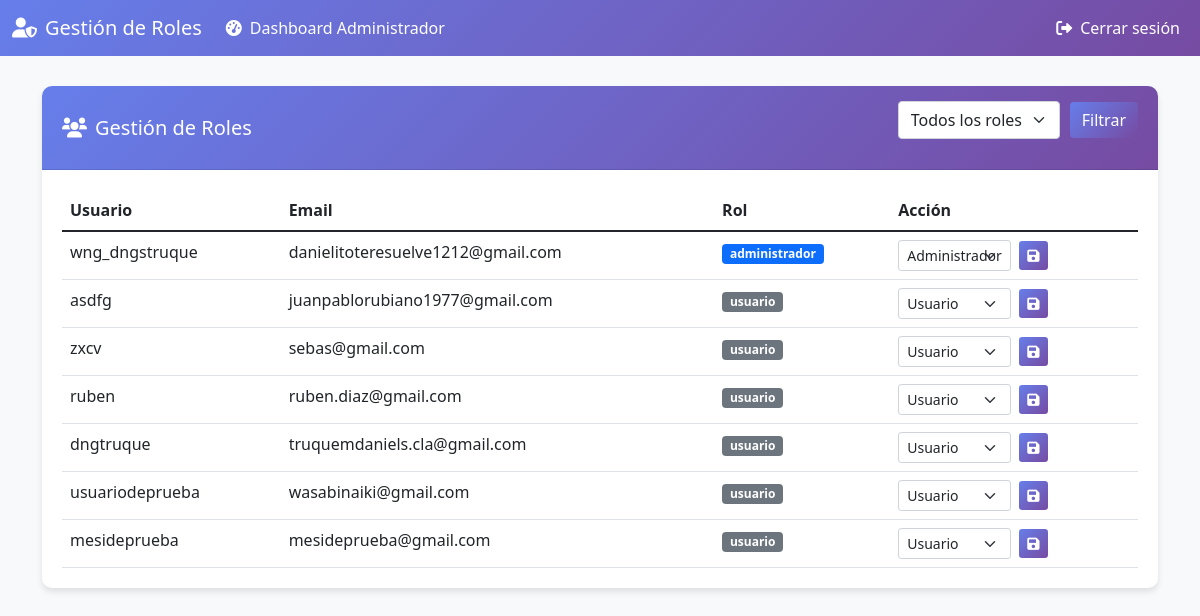
/admin_roles.php (signed in), run on an earlier commit of the app's database.
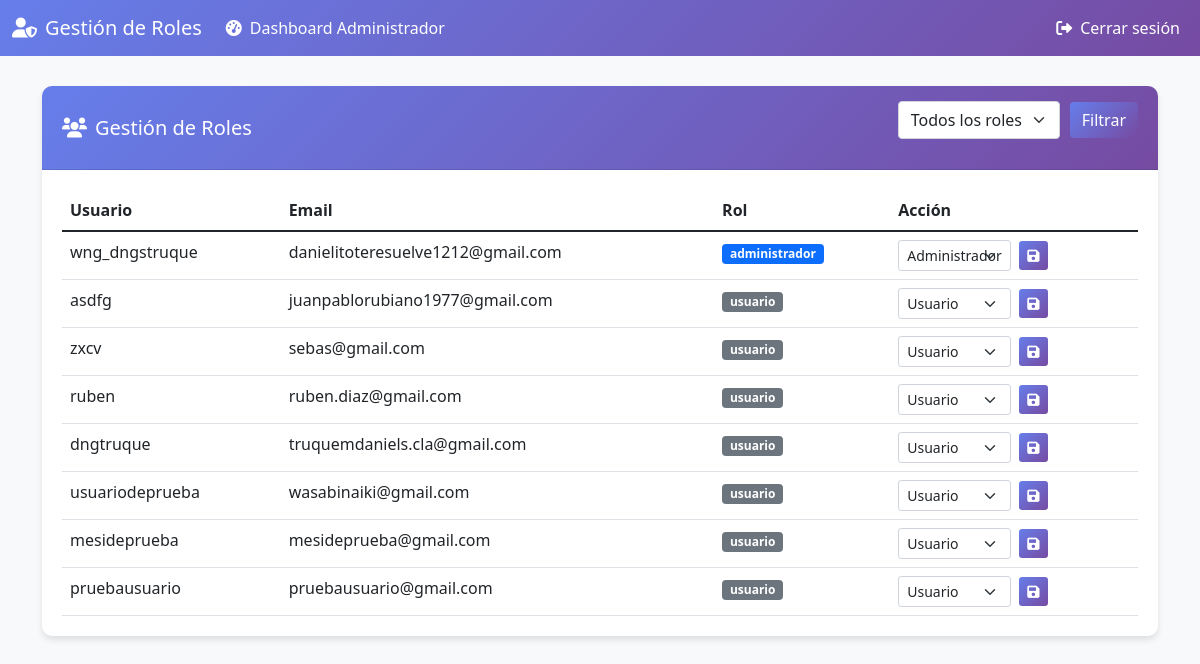
And on a later commit of the database.
### tables this page shows
CREATE TABLE `usuarios` (
  `id_usuario` int(11) NOT NULL AUTO_INCREMENT,
  `username` varchar(50) NOT NULL,
  `password` varchar(255) NOT NULL,
  `email` varchar(100) NOT NULL,
  `created_at` timestamp NOT NULL DEFAULT current_timestamp(),
  `nombre` varchar(100) DEFAULT NULL,
  `apellido` varchar(100) DEFAULT NULL,
  `telefono` varchar(20) DEFAULT NULL,
  `area` varchar(100) DEFAULT NULL,
  `rol` enum('usuario','administrador') DEFAULT 'usuario',
  `tamanio_texto` enum('pequeno','normal','grande') DEFAULT 'normal',
  `tema` enum('claro','oscuro') DEFAULT 'claro',
  `idioma` char(2) DEFAULT 'es',
  PRIMARY KEY (`id_usuario`),
  UNIQUE KEY `username` (`username`),
  UNIQUE KEY `email` (`email`)
);

### admin_roles.php (the view, shortened to what this page needs)
<?php
require_once "includes/config.php";
$sql = "SELECT id_usuario, username, email, rol FROM usuarios";
$result_users = mysqli_query($link, $sql);
?>
<!DOCTYPE html>
<html lang="es">
<head>
    <link href="https://cdn.jsdelivr.net/npm/bootstrap@5.1.3/dist/css/bootstrap.min.css" rel="stylesheet">
    <link rel="stylesheet" href="https://cdnjs.cloudflare.com/ajax/libs/font-awesome/6.0.0-beta3/css/all.min.css">
</head>
<body>
    <nav class="navbar navbar-expand-lg navbar-dark">
        <div class="container-fluid">
            <a class="navbar-brand" href="#"><i class="fas fa-user-shield me-2"></i>Gestión de Roles</a>
            <div class="collapse navbar-collapse" id="navbarNav">
                <ul class="navbar-nav me-auto">
                    <li class="nav-item">
                        <a class="nav-link" href="admin_dashboard.php">
                            <i class="fas fa-tachometer-alt me-2"></i>Dashboard Administrador
                        </a>
                    </li>
                </ul>
                <ul class="navbar-nav">
                    <li class="nav-item">
                        <a class="nav-link" href="logout.php">
                            <i class="fas fa-sign-out-alt me-2"></i>Cerrar sesión
                        </a>
                    </li>
                </ul>
            </div>
        </div>
    </nav>
    <div class="container">
        <div class="card">
            <div class="card-header d-flex justify-content-between align-items-center">
                <h5 class="mb-0"><i class="fas fa-users me-2"></i>Gestión de Roles</h5>
                <form action="" method="GET" class="filter-form">
                    <select name="rol_filtro" class="form-select">
                        <option value="">Todos los roles</option>
                    </select>
                    <button type="submit" class="btn btn-primary">Filtrar</button>
                </form>
            </div>
            <div class="card-body">
                <div class="table-responsive">
                    <table class="table table-hover">
                        <thead>
                            <tr>
                                <th>Usuario</th>
                                <th>Email</th>
                                <th>Rol</th>
                                <th>Acción</th>
                            </tr>
                        </thead>
                        <tbody>
                            <?php while ($row = mysqli_fetch_assoc($result_users)): ?>
                                <tr>
                                    <td><?php echo htmlspecialchars($row['username']); ?></td>
                                    <td><?php echo htmlspecialchars($row['email']); ?></td>
                                    <td>
                                        <span
                                            class="badge <?php echo $row['rol'] == 'administrador' ? 'bg-primary' : 'bg-secondary'; ?>">
                                            <?php echo htmlspecialchars($row['rol']); ?>
                                        </span>
                                    </td>
                                    <td>
                                        <form action="<?php echo htmlspecialchars($_SERVER["PHP_SELF"]); ?>" method="post"
                                            class="d-flex align-items-center gap-2">
                                            <select name="new_role" class="form-select form-select-sm" style="width: auto;">
                                                <option value="usuario" <?php echo $row['rol'] == 'usuario' ? 'selected' : ''; ?>>Usuario</option>
                                                <option value="administrador" <?php echo $row['rol'] == 'administrador' ? 'selected' : ''; ?>>Administrador</option>
                                            </select>
                                            <button type="submit" name="update_role" class="btn btn-primary btn-sm">
                                                <i class="fas fa-save"></i>
                                            </button>
                                        </form>
                                    </td>
                                </tr>
                            <?php endwhile; ?>
                        </tbody>
                    </table>
                </div>
            </div>
        </div>
    </div>
</body>
</html>

### admin_roles.php (style rules this page uses)
body { background-color: #f8f9fa; padding-bottom: 40px; }
.navbar { background: linear-gradient(135deg, #667eea 0%, #764ba2 100%); margin-bottom: 30px; }
.navbar-brand, .nav-link { color: white !important; }
.card { border: none; border-radius: 10px; box-shadow: 0 4px 6px rgba(0, 0, 0, 0.1); margin-bottom: 20px; }
.card-header { background: linear-gradient(135deg, #667eea 0%, #764ba2 100%); color: white; font-weight: bold; border-radius: 10px 10px 0 0 !important; padding: 15px 20px; }
.card-body { padding: 20px; }
.btn-primary { background: linear-gradient(135deg, #667eea 0%, #764ba2 100%); border: none; }
.table { margin-bottom: 0; }
.table th { border-top: none; }
.form-select-sm { padding: 0.25rem 0.5rem; font-size: 0.875rem; border-radius: 0.2rem; }
.filter-form { display: flex; align-items: center; margin-bottom: 15px; }
.filter-form select { max-width: 200px; margin-right: 10px; }

What changed in the data, as far as the page shows it:
added usuarios: username "pruebausuario", email "pruebausuario@gmail.com", rol "usuario", new_role "Usuario"
